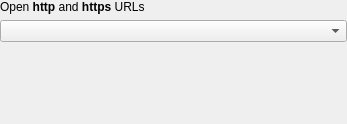
<?xml version="1.0" encoding="UTF-8"?>
<ui version="4.0">
 <class>BrowserConfig_UI</class>
 <widget class="QWidget" name="BrowserConfig_UI">
  <property name="geometry">
   <rect>
    <x>0</x>
    <y>0</y>
    <width>347</width>
    <height>124</height>
   </rect>
  </property>
  <layout class="QVBoxLayout" name="verticalLayout">
   <property name="margin">
    <number>0</number>
   </property>
   <item>
    <widget class="QLabel" name="label">
     <property name="text">
      <string>&lt;qt&gt;Open &lt;b&gt;http&lt;/b&gt; and &lt;b&gt;https&lt;/b&gt; URLs&lt;/qt&gt;</string>
     </property>
    </widget>
   </item>
   <item>
    <widget class="KComboBox" name="kcombobox"/>
   </item>
   <item>
    <spacer>
     <property name="orientation">
      <enum>Qt::Vertical</enum>
     </property>
     <property name="sizeType">
      <enum>QSizePolicy::Expanding</enum>
     </property>
     <property name="sizeHint" stdset="0">
      <size>
       <width>0</width>
       <height>20</height>
      </size>
     </property>
    </spacer>
   </item>
  </layout>
 </widget>
 <customwidgets>
  <customwidget>
   <class>KComboBox</class>
   <extends>QComboBox</extends>
   <header>kcombobox.h</header>
  </customwidget>
 </customwidgets>
 <resources/>
 <connections/>
</ui>
